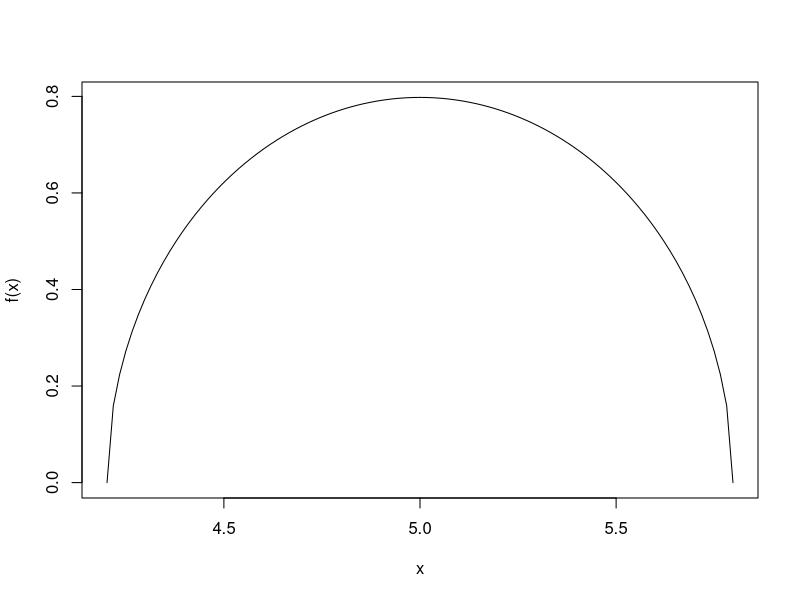
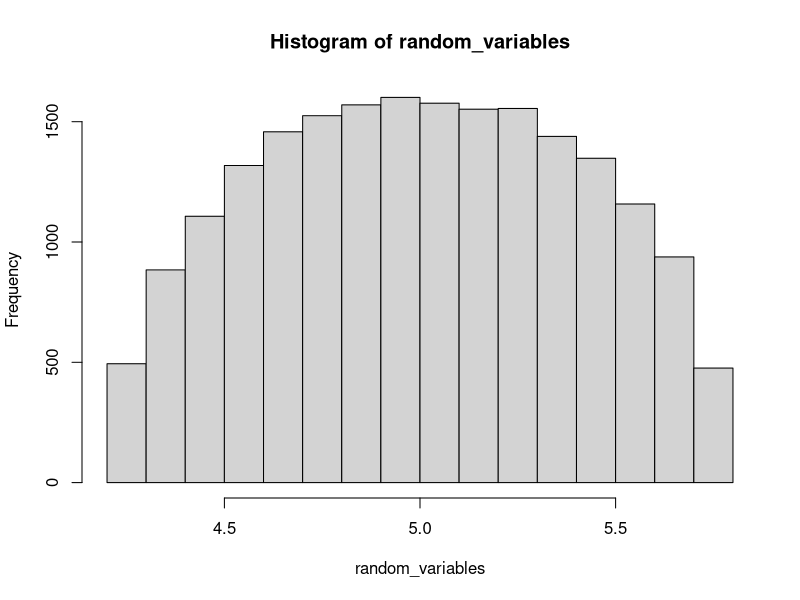
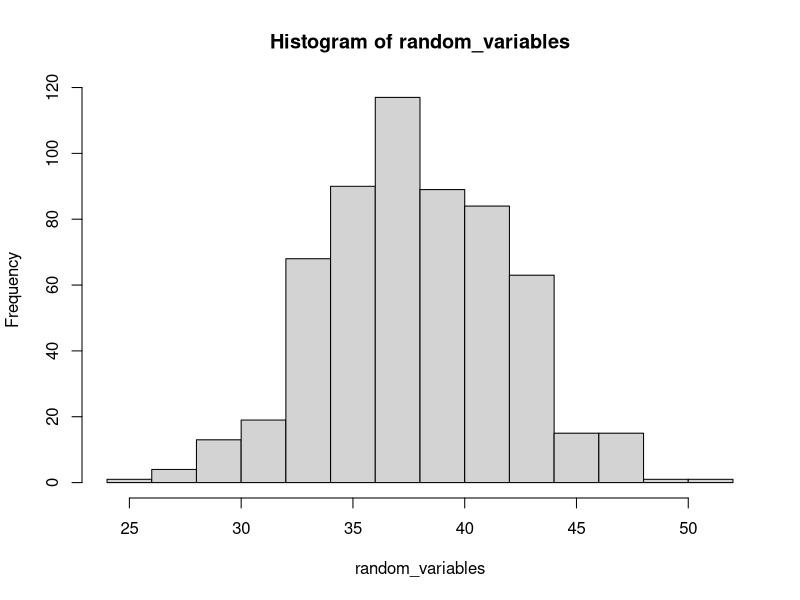

These charts were generated, in order, by the following R code:
#----------------------------------------------------------------------------------------------------
# SECTION 21.5 AM & DM METHOD
#----------------------------------------------------------------------------------------------------

#----------------
# T03
#----------------
# Determine a series of 200 service times in minutes from a probability
# distribution following the function f(t) = +(sqrt(2/pi - (t-5)^2))
# with a minimum of 5-sqrt(2/pi) minutes and a maximum of 5 + sqrt(2/pi)
# minutes. Use the acceptance rejection method and a good LCG to determine
# the required random numbers.

n = 20000

m = 2^31-1
a = 7^5
c = 100100100
seed = x = 123456789

vmin = 5-sqrt(2/pi)
vmax = 5+sqrt(2/pi)
f = function(t) return(sqrt((2/pi)-(t-5)^2))
M = f(5) # plot this or use a loop

curve(f, vmin, vmax)

i = 1
random_variables = c()
while (i <= n) {
    x = (a*x+c)%%m
    r1 = x/m
    t = vmin+(vmax-vmin)*r1

    x = (a*x+c)%%m
    r2 = x/m

    if (r2 <= f(t)/M) {
        random_variables[i] = t
        i = i + 1
    }
}
hist(random_variables)


#----------------
# T04
#----------------
# Determine a series of 580 service times from a normal distribution 
# with a mean of 38 hours and a standard deviation of 4 hours. Use 
# the direct method and a good LCG to determine the required random 
# numbers.

mu = 38
sigma = 4

n = 580
a = 7^5
m = 2^31-1
c = 100100100
seed = x = 987654321

random_variables = c()

i = 1
while (i <= n) {
    x = (a*x+c)%%m
    r1 = x/m
    x = (a*x+c)%%m
    r2 = x/m

    z1 = sqrt(-2*log(r1))*sin(2*pi*r2)

    random_variables[i] = mu + sigma*z1

    i = i + 1
}

hist(random_variables)

#---------------
# TT11 PROBLEM 1
#---------------
# Say the direct method is used to generate service times in 
# seconds, in a simulation and it is known that the service times 
# follow a normal distribution with a mean of 120 and a standard 
# deviation of 30. Say that during an iteration of the process, you 
# have generated the random numbers r_i1=0.34 and r_i2=0.72, what is 
# the value of the normal distributed variable generated?

mu = 120
sigma = 30
r1 = 0.34
r2 = 0.72
z1 = sqrt(-2*log(r1))*sin(2*pi*r2)
x1 = mu + sigma*z1
x1


#---------------
# TT11 PROBLEM 2
#---------------
# Say the direct method is used to generate service times in 
# seconds, in a simulation and it is known that the service times 
# follow a normal distribution with a mean of 120 and a standard 
# deviation of 30. Say that during an iteration i of the process, 
# you have generated the random numbers r_i1=0.34 and r_i2=0.72, 
# what is the value of the standard normal variable calculated?

z1